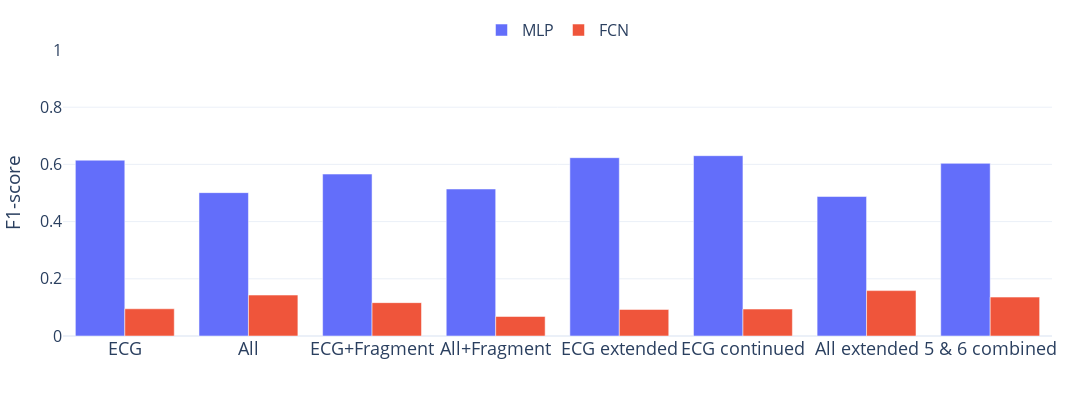

The notebook cell this image was saved under:
### Code cell
fig = px.bar(
    fragment_result.query("calibration == 'finetuning' & ssl_model == 'TS2Vec' & scenario != 'ECG continued30'"), 
    x='scenario', y='f1', color='head_model', barmode='group',
    labels={'ssl_model': 'SSL Model', 'f1': 'F1-score', 'scenario': 'Strategy'},
    category_orders={'scenario': scenario_order},
)

fig.update_yaxes(range=[0, 1])
fig.update_xaxes(title_text='', tickfont=dict(size=18))
fig.update_layout(height=400, width=1100, font_size=16, 
                  legend_title_text=None,
                  margin=dict(l=40, r=40, b=30, t=50),
                  showlegend=True,
                  legend=dict(orientation="h", yanchor="bottom", y=1.01, xanchor="center", x=0.5)
)
fig.write_image('./Pos_training/TS2Vec_head_model.pdf', format='pdf', width=1100, height=400)
fig.show()

### Figure 1 — Plotly figure (JSON) as saved in the notebook; plotly's stock layout.template omitted (floating-point values rounded to 4 significant figures)
{"data": [{"alignmentgroup": "True", "hovertemplate": "head_model=MLP<br>Strategy=%{x}<br>F1-score=%{y}<extra></extra>", "legendgroup": "MLP", "marker": {"color": "#636efa", "pattern": {"shape": ""}}, "name": "MLP", "offsetgroup": "MLP", "orientation": "v", "showlegend": true, "textposition": "auto", "type": "bar", "x": ["ECG", "All", "ECG continued", "ECG extended", "All extended", "ECG+Fragment", "All+Fragment", "5 & 6 combined"], "xaxis": "x", "y": [0.6147, 0.5013, 0.6305, 0.6235, 0.4877, 0.5662, 0.514, 0.6036], "yaxis": "y"}, {"alignmentgroup": "True", "hovertemplate": "head_model=FCN<br>Strategy=%{x}<br>F1-score=%{y}<extra></extra>", "legendgroup": "FCN", "marker": {"color": "#EF553B", "pattern": {"shape": ""}}, "name": "FCN", "offsetgroup": "FCN", "orientation": "v", "showlegend": true, "textposition": "auto", "type": "bar", "x": ["All", "ECG", "ECG continued", "All extended", "ECG extended", "ECG+Fragment", "All+Fragment", "5 & 6 combined"], "xaxis": "x", "y": [0.1431, 0.0952, 0.0942, 0.1587, 0.0928, 0.1166, 0.0683, 0.136], "yaxis": "y"}], "layout": {"barmode": "group", "font": {"size": 16}, "height": 400, "legend": {"orientation": "h", "title": {}, "tracegroupgap": 0, "x": 0.5, "xanchor": "center", "y": 1.01, "yanchor": "bottom"}, "margin": {"b": 30, "l": 40, "r": 40, "t": 50}, "showlegend": true, "width": 1100, "xaxis": {"anchor": "y", "categoryarray": ["ECG", "All", "ECG+Fragment", "All+Fragment", "ECG extended", "ECG continued", "All extended", "5 & 6 combined"], "categoryorder": "array", "domain": [0, 1], "tickfont": {"size": 18}, "title": {"text": ""}}, "yaxis": {"anchor": "x", "domain": [0, 1], "range": [0, 1], "title": {"text": "F1-score"}}}}
